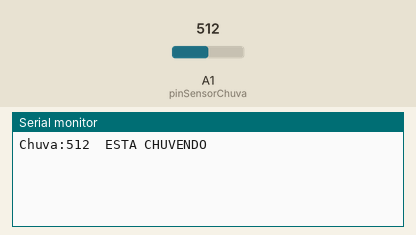
Simulated run of this sketch. Board: Arduino Uno, built with avr-gcc and run on an emulated ATmega328P. On the bench: the last lines printed to the serial monitor. The inputs (shaded band) are chosen by the test bench; at power-on: A1 (pinSensorChuva) = 512.

Above: at 1.2 s.
1.3 s: A1 (pinSensorChuva) set to 636
At 2.6 s:
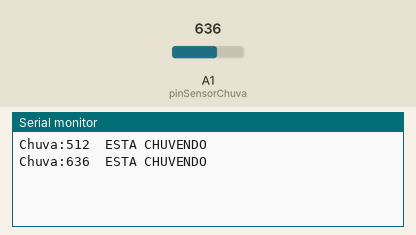
2.8 s: A1 (pinSensorChuva) set to 662
At 4.9 s:
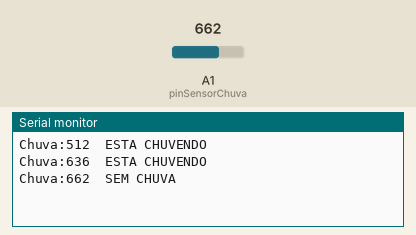

Measured:
- the behaviour switches between 650 and 651 on A1 (pinSensorChuva) (found by bisection; images 1 and 2)
- after the input at 1.3 s, the serial monitor: prints a new line after 0.70 s (image 1)
- after the input at 2.8 s, the serial monitor: prints a new line after 1.2 s (image 2)

The sketch:

sensor_chuva.ino
```cpp
#define pinSensorChuva A1

void setup() {

  pinMode(pinSensorChuva, INPUT);
  Serial.begin(9600);
}

void loop() {

  Serial.print("Chuva:");
  Serial.print(analogRead(pinSensorChuva));
  Serial.print("  ");

  if (analogRead(pinSensorChuva) > 650) {
     Serial.println("SEM CHUVA");
  } else {
    Serial.println("ESTA CHUVENDO");
  }

  delay(2000);
}
```
